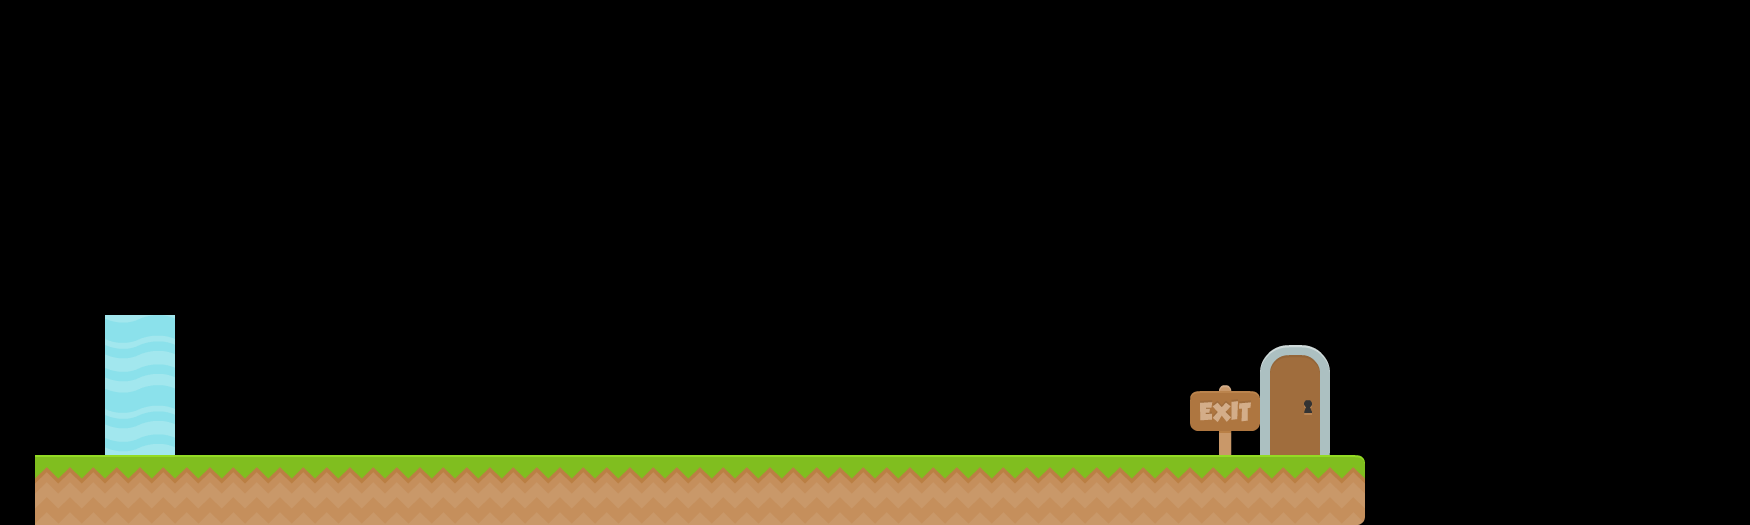

This is a level from a 2D game, rendered from its Tiled map with the project's own tilesets. A one-line summary and the map file follow, with tile-layer data summarised:
An orthogonal 50x15 tile map with 35x35 px tiles, 4 tile layers (Portal, Key, Doors, Platforms).

<map version="1.0" orientation="orthogonal" renderorder="right-down" width="50" height="15" tilewidth="35" tileheight="35" nextobjectid="1">
 <tileset firstgid="1" name="tileset" tilewidth="70" tileheight="70" spacing="2" margin="2" tilecount="196">
  <image source="../tileset.png" width="1024" height="1024" />
 </tileset>
 <layer name="Portal" width="50" height="15">
  <data>[750 cells, 2 non-empty, 1 distinct tile ids]</data>
 </layer>
 <layer name="Key" width="50" height="15">
  <data>[750 cells, 0 non-empty, 0 distinct tile ids]</data>
 </layer>
 <layer name="Doors" width="50" height="15">
  <data>[750 cells, 3 non-empty, 3 distinct tile ids]</data>
 </layer>
 <layer name="Platforms" width="50" height="15">
  <data>[750 cells, 19 non-empty, 2 distinct tile ids]</data>
 </layer>
</map>
